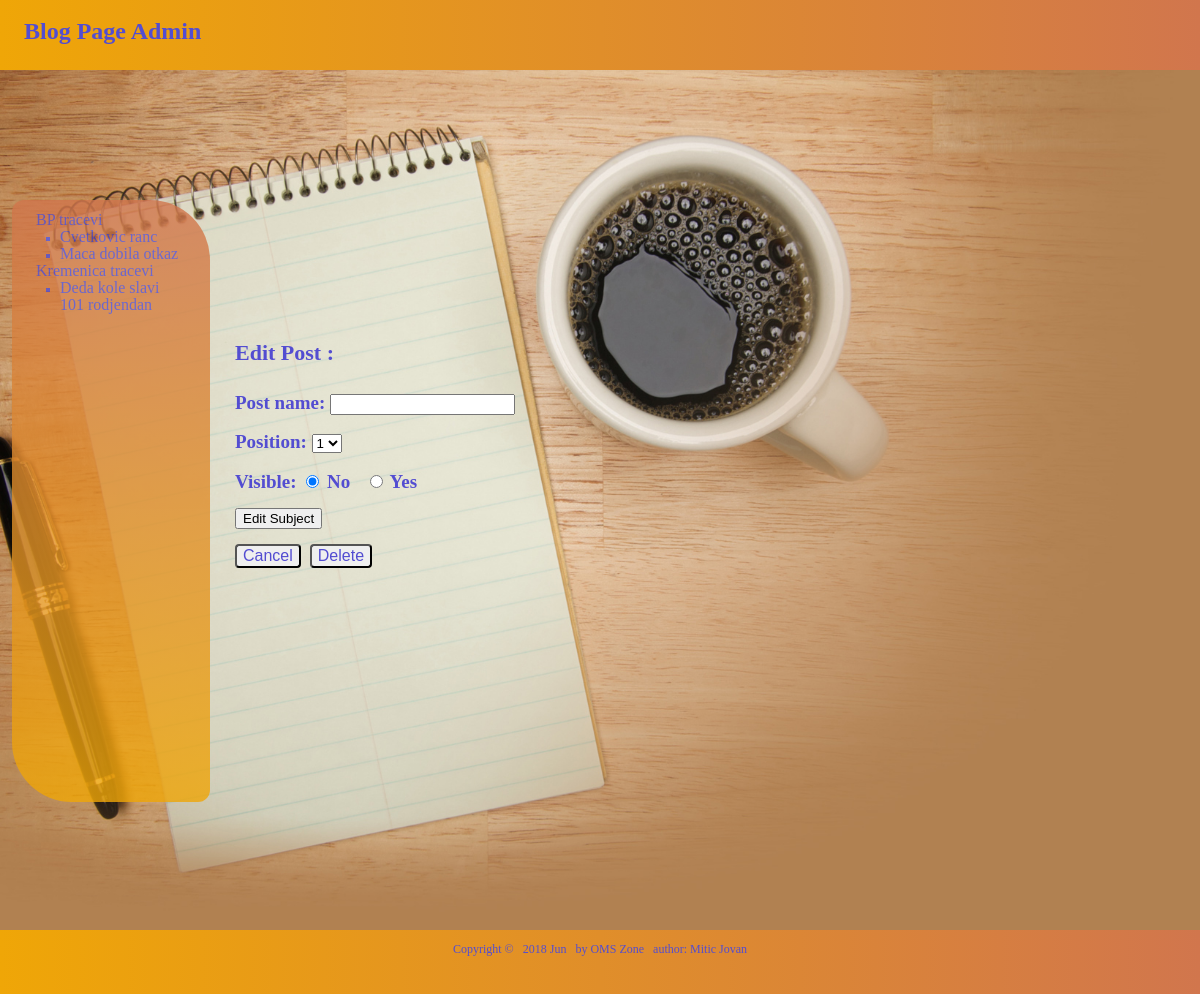
Page /edit_subject.php?subject=14 on the committed database.
### tables this page shows
CREATE TABLE `subjects` (
  `id` int(11) NOT NULL AUTO_INCREMENT,
  `manu_name` varchar(650) DEFAULT NULL,
  `position` int(3) NOT NULL,
  `visible` tinyint(1) NOT NULL,
  PRIMARY KEY (`id`)
);

CREATE TABLE `pages` (
  `id` int(11) NOT NULL AUTO_INCREMENT,
  `subject_id` int(11) NOT NULL,
  `manu_name` varchar(30) NOT NULL,
  `position` int(3) NOT NULL,
  `visible` tinyint(1) NOT NULL,
  `content` text,
  PRIMARY KEY (`id`),
  KEY `subject_id` (`subject_id`)
);

### public/edit_subject.php (the view, shortened to what this page needs)
<?php require_once("../includes/db_connection.php"); ?>
<?php require_once("../includes/functions.php"); ?>
<?php find_selected_page(); ?>
<?php include("../includes/layouts/header.php"); ?>
<div id="main">
	<div id="navigation">
		<?php echo navigation($current_subject, $current_page); ?>
	</div>
	<div id="page">
		<h2>Edit Post : <?php echo htmlentities($current_subject["manu_name"]);?></h2>
		<form action="edit_subject.php?subject=<?php echo urlencode($current_subject["id"]); ?>" method="post">
		<p>Post name:
			<input type="text" name="manu_name" value="<?php echo htmlentities($current_subject["manu_name"]);?>">
		</p>
		<p>Position:
		<select name="position">
			<?php
			$subject_set = find_all_subjects(false);
			$subject_count = mysqli_num_rows($subject_set);
			for ($count = 1; $count <=  $subject_count; $count++){
				echo "<option value=\"{$count}\"";
				if ($current_subject["position"] == $count) {
					echo " selected";
				}
				echo ">{$count}</option>";
			}
			 ?>
		</select>
		</p>
		<p>Visible:
			<input type="radio" name="visible" value="0" <?php if ($current_subject["visible"] == 0) { echo "checked"; } ?> > No &nbsp;
			<input type="radio" name="visible" value="1" <?php if ($current_subject["visible"] == 1) { echo "checked"; } ?> > Yes
		</p>
		<input type="submit" name="submit" value="Edit Subject">
		</form>
		<br>
		<button class="button"><a href="manage_content.php">Cancel</a></button>&nbsp;&nbsp;
		<button class="button"><a href="delete_subject.php?subject=<?php echo urlencode($current_subject["id"]); ?>" onclick= "return confirm('Are you sure?');">Delete</a></button>
	</div>
</div>
		<?php include("../includes/layouts/footer.php") ?>

### includes/functions.php (shortened to what this page needs)
<?php
	function find_all_subjects($public=true) {
				global $connection;
				$query = "SELECT * ";
				$query .= "FROM subjects " ;
				$query .= "ORDER BY position ASC";
				$subject_set = mysqli_query($connection, $query);
				return $subject_set;
	}
	function find_pages_for_subject($subject_id, $public=true) {
				global $connection;
				$safe_subject_id = mysqli_real_escape_string($connection, $subject_id);
				$query = "SELECT * ";
				$query .= "FROM pages ";
				$query .= "WHERE subject_id = {$safe_subject_id} ";
				$query .= "ORDER BY position ASC";
				$page_set = mysqli_query($connection, $query);
				return $page_set;
	}
	 function find_subject_by_id($subject_id, $public=true) {
				global $connection;
				$query = "SELECT * ";
				$query .= "FROM subjects " ;
				$query .= "WHERE id = {$subject_id} ";
				$query .= "LIMIT 1";
				$subject_set = mysqli_query($connection, $query);
				 if ($subject = mysqli_fetch_assoc($subject_set)) {
				 	return $subject;
				 } else {
				 	return null;
				 }
	}
	function find_selected_page($public=false) {
		if (isset($_GET["subject"])) {
			$current_subject = find_subject_by_id($_GET["subject"],$public);
			if ($current_subject && $public) {
				$current_page = find_default_page_for_subject($current_subject["id"]);
			} else {
				$current_page = null;
			}
		} elseif (isset($_GET["page"])) {
			$current_subject = null;
			$current_page = find_page_by_id($_GET["page"], $public);
		} else {
			$current_subject = null;
			$current_page = null;
		}
	}
	function navigation($subject_array, $page_array) {
		$output = "<ul class=\"subjects\">";
				$subject_set = find_all_subjects(false);
				while ($subject = mysqli_fetch_assoc($subject_set)) {
					$output .= "<li";
					if ($subject_array && $subject["id"] == $subject_array["id"]) {
					$output .= " class=\"selected\"";
					}
					$output .= ">";
					$output .= "<a href=\"manage_content.php?subject=";
					$output .= urlencode($subject["id"]);
					$output .= "\">";
					$output .= htmlentities($subject["manu_name"]);
					$output .= "</a>";
					$page_set = find_pages_for_subject($subject["id"], false);
					$output .="<ul class=\"pages\">";
					while ($page = mysqli_fetch_assoc($page_set)) {
					$output .= "<li";
					$output .= ">";
					$output .= "<a href=\"manage_content.php?page=";
					$output .= urlencode($page["id"]);
					$output .= "\">";
					$output .= htmlentities($page["manu_name"]);
					$output .= "</a></li>";
					}
					$output .= "</ul></li>";
				}
			$output .= "</ul>";
			return $output;
	}
 ?>

### public/css/public.css (style rules this page uses)
html body { margin: 0; padding: 0; border: 0; font-size: 12px; line-height: 15px; background: #5892ef; }
p { color: #534dd1; }
a { color: #534dd1; }
.button { border-radius: 4px; }
#main { height: 860px; width: 100%; margin: 0; padding: 0; background-image: url("../images/pic4.jpg"); background-repeat: no-repeat; background-size: cover; }
#navigation { float: left; width: 150px; height: 70%; margin-top: 130px; margin-left: 12px; padding: 0 2em; color: #534dd1; background: linear-gradient(#d1764d, #efa607); border-radius: 12px 60px; opacity: 0.8; margin-right: 25px; }
#navigation a { text-decoration: none; }
ul.subjects { margin: 1em 0; padding-left: 0; list-style: none; }
ul.pages { padding-left: 2em; list-style: square; font-weight: normal; }
#page { vertical-align: top; padding-top: 260px; margin-left: 220px; }
#page h2 { color: #534dd1; margin: 0 auto; padding: 15px; font-size: 22px; }
#page p, a { font-size: 16px; text-decoration: none; }
#page p { font-size: 19px; color: #534dd1; font-weight: bold; }

### rows in the picture
subjects: value "BP tracevi"
pages: value "Cvetkovic ranc"
pages: value "Maca dobila otkaz"
subjects: value "Kremenica tracevi"
pages: value "Deda kole slavi 101 rodjendan"
subjects: position "1", visible "☑"
